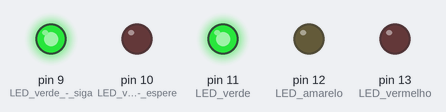
The sketch below on a simulated Arduino Uno, built with avr-gcc and run on an emulated ATmega328P. Parts: output pins drawn as LEDs (lit = HIGH).

Above: at 1.5 s.
At 4.0 s:
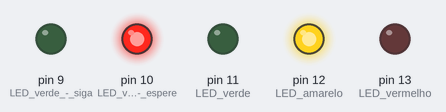
At 8.0 s:
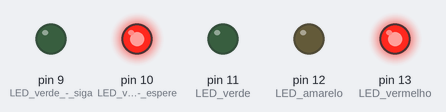
At 14.4 s:
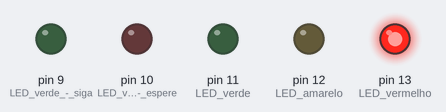
Timing chart, 0 to 19.4 s (numbered marks = the images above):
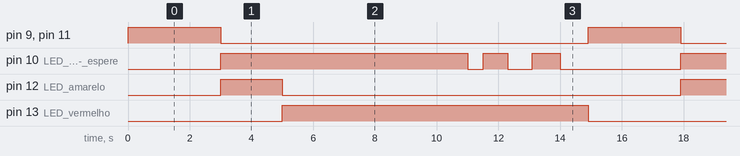

Measured:
- by itself, pin 9 (LED_verde_-_siga), pin 11 (LED_verde): alternates HIGH for 3.0 s and LOW for 11.9 s
- by itself, pin 10 (LED_vermelho_-_espere): repeats every 14.9 s: LOW 0.50 s, HIGH 0.80 s, LOW 0.80 s, HIGH 0.90 s, LOW 3.9 s, HIGH 8.0 s
- by itself, pin 12 (LED_amarelo): alternates HIGH for 2.0 s and LOW for 12.9 s
- by itself, pin 13 (LED_vermelho): alternates HIGH for 9.9 s and LOW for 5.0 s

The sketch:

Semaforo_Marlon.ino
```cpp
void setup() {
  // Pinos a serem carregados
  pinMode(13, OUTPUT); // LED vermelho
  pinMode(12, OUTPUT); // LED amarelo
  pinMode(11, OUTPUT); // LED verde
  pinMode(10, OUTPUT); // LED vermelho - espere
  pinMode(9, OUTPUT); //  LED verde - siga
}

void loop() {
  // Sinal aberto - Acende LED verde
  digitalWrite(13, LOW);
  digitalWrite(12, LOW);
  digitalWrite(11, HIGH);
  // Sinal para Pedestres - Siga
  digitalWrite(9, HIGH);
  delay(3000);

  // Sinal de espera - acende o LED amarelo
  digitalWrite(13, LOW);
  digitalWrite(12, HIGH);
  digitalWrite(11, LOW);
  // Sinal para Pedestres - Pare
  digitalWrite(10, HIGH);
  digitalWrite(9, LOW);
  delay(2000);

  // Sinal Fechado - acende o LED vermelho
  digitalWrite(13, HIGH);
  digitalWrite(12, LOW);
  digitalWrite(11, LOW);
  // Sinal para Pedestres - Pare
  digitalWrite(10, HIGH);
  digitalWrite(9, LOW);
  delay(5000);

  // Sinal para Pedestres fechando
  digitalWrite(9, LOW);
  digitalWrite(10, HIGH);
  delay(500);
  digitalWrite(10, HIGH);
  delay(500);
  digitalWrite(10, LOW);
  delay(500);
  digitalWrite(10, HIGH);
  delay(800);
  digitalWrite(10, LOW);
  delay(800);
  digitalWrite(10, HIGH);
  delay(900);
  digitalWrite(10, LOW);
  delay(900);
}
```
